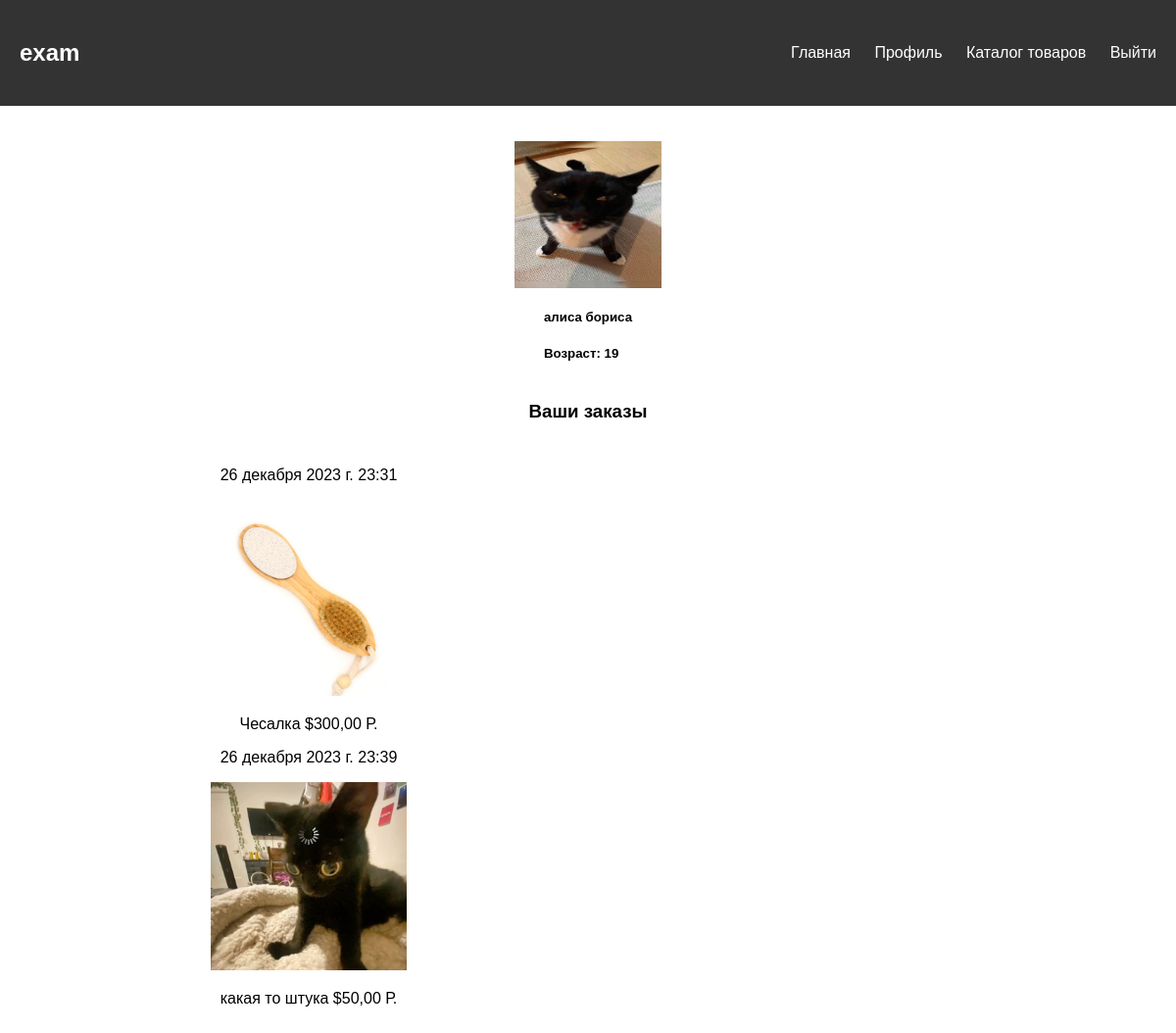
The page /accounts/profile/ (signed in) on the database its author committed.
### main/models.py (models this page shows, shortened)
class CustomUser(AbstractUser):
    first_name = models.CharField(max_length=30, blank=True, null=True)
    last_name = models.CharField(max_length=30, blank=True, null=True)
    age = models.IntegerField(blank=True, null=True)
    avatar = models.ImageField(upload_to='avatars/', default='avatars/default.jpg')
    class Meta(AbstractUser.Meta):
        pass

class Order(models.Model):
    user = models.ForeignKey(settings.AUTH_USER_MODEL, on_delete=models.CASCADE)
    products = models.ManyToManyField('Service', related_name='orders')
    created_at = models.DateTimeField(auto_now_add=True)
    updated_at = models.DateTimeField(auto_now=True)

class Service(models.Model):
    name = models.CharField(max_length=255)
    description = models.TextField()
    price = models.DecimalField(max_digits=10, decimal_places=2)
    photo = models.ImageField(upload_to='service_photos/', null=True, blank=True)

### main/views.py (the view)
# urls.py: path('accounts/profile/', profile, name='profile'),
@login_required
def profile(request):
    user_orders = Order.objects.filter(user=request.user)
    return render(request, 'register/profile.html', {'user_orders': user_orders})

### main/templates/register/profile.html
{% extends 'main/basic.html' %}
{% load static %}
{% block content %}
<div class="user">
    {% if user.is_authenticated %}
    <div class="user_container">
        <img src="{{ user.avatar.url }}" alt="Аватар пользователя"
            style="height: 150px; width: 150px; object-fit: cover;">
        <div>
            <h5>{{ user.first_name }} {{ user.last_name }}</h5>
            {% if user.age %}
            <h5>Возраст: {{ user.age }}</h5>
            {% else %}
            <h5>Возраст не указан</h5>
            {% endif %}
        </div>
    </div>
    <h3>Ваши заказы</h3>
</div>
<div class="card_services_container">
    <div>
        {% if user_orders %}
            {% for order in user_orders %}
                <p>{{ order.created_at }}</p>
            {% for service in order.products.all %}
                <img src="{{ service.photo.url }}" alt="{{ service.name }} Photo" width="200">
                <p>{{ service.name }} ${{ service.price }} Р.</p>
            {% endfor %}
        {% endfor %}
        {% else %}
            <p>У вас пока нет заказов.</p>
        {% endif %}
        </div>
</div>
{% else %}
<div>
    Для просмотра профиля необходимо <a href="{% url 'login' %}">войти</a> или <a href="{% url 'register' %}"
        class="alert-link">зарегистрироваться</a>.
</div>
{% endif %}
{% endblock %}

### main/templates/main/basic.html (shortened to what this page needs)
{% load static %}
{% load bootstrap4 %}
<!DOCTYPE html>
<html lang="en">
<head>
    <link rel="stylesheet" href="{% static 'style.css' %}">
</head>
<body>
    <header>
        <nav>
            <div class="container_nav">
                <div class="header_logo">
                    <h1 href="#">{% block header %}exam{% endblock %}</h1>
                </div>
                {% if user.is_authenticated %}
                <div class="header_nav">
                    <div class="nav">
                        <a href="{% url 'main:index' %}">Главная</a>
                        <a href="{% url 'main:profile' %}">Профиль</a>
                        <a href="{% url 'main:service' %}">Каталог товаров</a>
                        <a href="{% url 'main:logout' %}">Выйти</a>
                    </div>
                {% endif %}
            </div>
        </nav>
    </header>
    <main>
        <div class="container_block">
            {% block content %}
            {% endblock %}
        </div>
    </main>
</body>
</html>

### main/static/style.css (style rules this page uses)
body { margin: 0; padding: 0; font-family: 'Arial', sans-serif; }
header { background-color: #333; color: #fff; }
.container_nav { display: flex; justify-content: space-between; align-items: center; }
.header_nav { display: flex; }
.header_nav a { color: #fff; text-decoration: none; margin-right: 20px; }
.header_logo { padding: 20px; }
.card_services_container { display: grid; grid-template-columns: 0.5fr 0fr 0.5fr; padding: 10px; text-align: center; }
.user { display: flex; flex-direction: column; align-items: center; }
.container_block { margin: 0 auto; padding: 20px; }
.user_container { display: flex; flex-direction: column; align-items: center; }

### rows shown on the page
CustomUser: avatar (placeholder picture), first_name "алиса", last_name "бориса", age "19"
Order: created_at "26 декабря 2023 г. 23:31"
Service: photo (picture), name "Чесалка", price "300,00"
Order: created_at "26 декабря 2023 г. 23:39"
Service: photo (picture), name "какая то штука", price "50,00"
